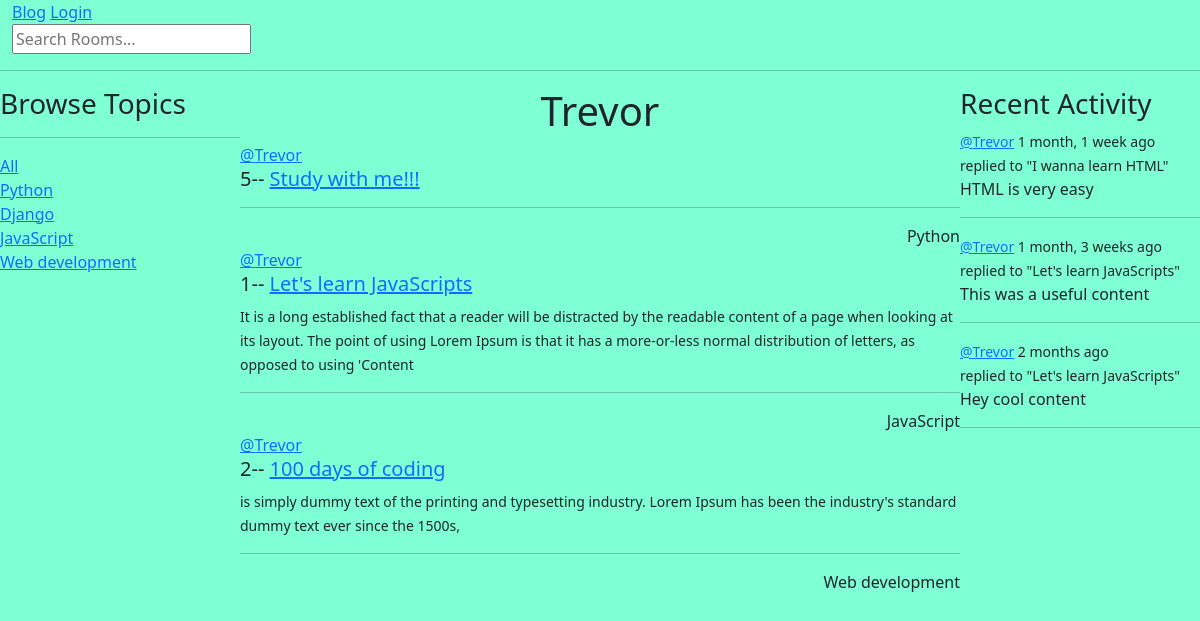
Page /userprofile/1/ on the committed database.
### blogapp/models.py (models this page shows)
class Topic(models.Model):
    name = models.CharField(max_length=200)
    def __str__(self):
        return self.name

class Room(models.Model):
    host = models.ForeignKey(User, on_delete=models.SET_NULL,null=True)
    topic = models.ForeignKey(Topic, on_delete=models.SET_NULL,null=True)
    name = models.CharField(max_length=200)
    description = models.TextField(null=True, blank=True)
    participants = models.ManyToManyField(User, related_name='participants', blank=True)
    updated = models.DateTimeField(auto_now=True)
    created = models.DateTimeField(auto_now_add=True)
    class Meta:
        ordering = ['-updated','-created']
    def __str__(self):
        return self.name

class Message(models.Model):
    user = models.ForeignKey(User, on_delete=models.CASCADE)
    room = models.ForeignKey(Room, on_delete=models.CASCADE)
    body = models.TextField()
    updated = models.DateTimeField(auto_now=True)
    created = models.DateTimeField(auto_now_add=True)
    class Meta:
        ordering = ['-updated','-created']
    def __str__(self):
        return self.body[0:50]

### blogapp/views.py (the view)
# urls.py: path('userprofile/<str:pk>/', views.userProfile, name='userprofile'),
def userProfile(request,pk):
    user = User.objects.get(id=pk)
    rooms = user.room_set.all()
    room_messages = user.message_set.all()
    topics = Topic.objects.all()
    context = {'user':user,'rooms':rooms,
               'room_messages':room_messages,
               'topics':topics
               }
    return render(request,'profile.html',context)

### templates/profile.html (shortened to what this page needs)
<!doctype html>
<html lang="en">
<head>
</head>
<body>
{% extends 'base.html' %}
{% block content %}
    <div class="profile-container">
        <div>
            {% include 'topic-component.html' %}
        </div>
        <div>
        <center><h1>{{ user.username }}</h1></center>
            {% include 'feed_component.html' %}
        </div>
        <div>
            {% include 'activity_component.html' %}
        </div>
    </div>
{% endblock %}

### templates/base.html (shortened to what this page needs)
{% load static %}
<!doctype html>
<html lang="en">
<head>
    <link rel="stylesheet" href="{% static 'css/bootstrap.min.css' %}">
    <link rel="stylesheet" href="{% static 'style/main.css' %}">
</head>
<body>
<nav>
    <div class="container-fluid">
        <a href="{% url 'home' %}">Blog</a>
        {% if request.user.is_authenticated %}
        <a href="{% url 'logout' %}">Logout</a>
        {% else %}
        <a href="{% url 'login' %}">Login</a>
        {% endif %}
        <div>
            <form action="{% url 'home' %}" method="GET">
                <input type="text" name="q" placeholder="Search Rooms...">
            </form>
        </div>
    </div>
</nav>
<hr>
{% block content %}
{% endblock %}
</body>
</html>

### templates/topic-component.html (shortened to what this page needs)
<!doctype html>
<html lang="en">
<head>
</head>
<body>
<h3>Browse Topics</h3>
<hr>
<div>
    <a href="{% url 'home' %}">All</a>
</div>
{% for topic in topics %}
    <div>
        <a href="{% url 'home' %}?q={{ topic.name }}">{{ topic.name }}</a>
    </div>
{% endfor %}
</body>
</html>

### templates/feed_component.html (shortened to what this page needs)
<!doctype html>
<html lang="en">
<head>
</head>
<body>
<div>
                {% for room in rooms %}
                    <div>
                        <a href="{% url 'userprofile' room.host.id%}">@{{ room.host }}</a>
                        <h5>{{ room.id }}-- <a href="{% url 'room' room.id%}">{{ room.name }}</a></h5>
                        <small>{{ room.description }}</small>
                        <hr>
                        <div class="d-flex justify-content-end">
                            <div>
                                <span>{{ room.topic }}</span>
                            </div>
                        </div>
                    </div>
                {% endfor %}
            </div>
</body>
</html>

### templates/activity_component.html (shortened to what this page needs)
<!doctype html>
<html lang="en">
<head>
</head>
<body>
 <h3>Recent Activity</h3>
 {% for room_message in room_messages %}
     <div>
         <small><a href="{% url 'userprofile' room_message.user.id%}">@{{ room_message.user }}</a>  {{ room_message.created | timesince }} ago</small>
         <br>
         <small>replied to "{{ room_message.room }}"</small>
         <br>
         <p>{{ room_message}}</p>
         <hr>
     </div>
 {% endfor %}
</body>
</html>

### static/style/main.css (style rules this page uses)
body { background-color: aquamarine; }

### templates/profile.html (style rules this page uses)
.profile-container { display: grid; grid-template-columns: 1fr 3fr 1fr; }

### rows in the picture
Topic: name "Python"
Topic: name "Django"
Topic: name "JavaScript"
Topic: name "Web development"
Room: host "Trevor", id "5", name "Study with me!!!", topic "Python"
Room: host "Trevor", id "1", name "Let's learn JavaScripts", description "It is a long established fact that a reader will be distracted by the readable content of a page when looking at its layout. The point of using Lorem Ipsum is that it has a more-or-less normal distribution of letters, as opposed to using 'Content", topic "JavaScript"
Room: host "Trevor", id "2", name "100 days of coding", description "is simply dummy text of the printing and typesetting industry. Lorem Ipsum has been the industry's standard dummy text ever since the 1500s,", topic "Web development"
Message: user "Trevor", created "1 month, 1 week", room "I wanna learn HTML", body "HTML is very easy"
Message: user "Trevor", created "1 month, 3 weeks", room "Let's learn JavaScripts", body "This was a useful content"
Message: user "Trevor", created "2 months", room "Let's learn JavaScripts", body "Hey cool content"

### other values in the picture
{{ user.username }} "Trevor"
